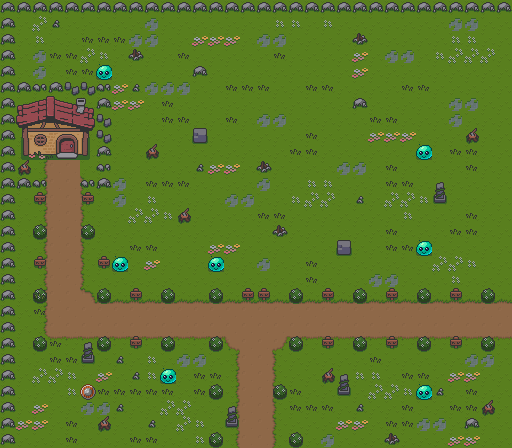

A level layout from a 2D game, rendered from its tile map. Below: a short description, then the map file with tile-grid data replaced by summaries:
An orthogonal 32x28 tile map with 16x16 px tiles, 7 tile layers (ground, cant_pass, objects, buildings, ...), 6 tilesets.

<map version="1.10" tiledversion="1.11.2" orientation="orthogonal" renderorder="right-down" width="32" height="28" tilewidth="16" tileheight="16" infinite="0" nextlayerid="15" nextobjectid="1">
 <tileset firstgid="1" source="Overworld_Tileset.tsx" />
 <tileset firstgid="235" name="slime_blu_stand" tilewidth="32" tileheight="32" tilecount="0" columns="0" />
 <tileset firstgid="235" source="slime_blue.tsx" />
 <tileset firstgid="236" name="apple" tilewidth="32" tileheight="32" tilecount="0" columns="0" />
 <tileset firstgid="236" source="apple 16.tsx" />
 <tileset firstgid="237" source="shield.tsx" />
 <layer id="3" name="ground" width="32" height="28">
  <data>[896 cells, 887 non-empty, 10 distinct tile ids]</data>
 </layer>
 <layer id="4" name="cant_pass" width="32" height="28">
  <data>[896 cells, 109 non-empty, 7 distinct tile ids]</data>
 </layer>
 <layer id="6" name="objects" width="32" height="28">
  <data>[896 cells, 189 non-empty, 11 distinct tile ids]</data>
 </layer>
 <layer id="5" name="buildings" width="32" height="28" locked="1">
  <data>[896 cells, 20 non-empty, 20 distinct tile ids]</data>
 </layer>
 <layer id="10" name="slime" width="32" height="28">
  <data>[896 cells, 7 non-empty, 1 distinct tile ids]</data>
 </layer>
 <layer id="12" name="life_powerUp" width="32" height="28">
  <data>[896 cells, 0 non-empty, 0 distinct tile ids]</data>
 </layer>
 <layer id="13" name="shield_powerUp" width="32" height="28">
  <data>[896 cells, 1 non-empty, 1 distinct tile ids]</data>
 </layer>
</map>
